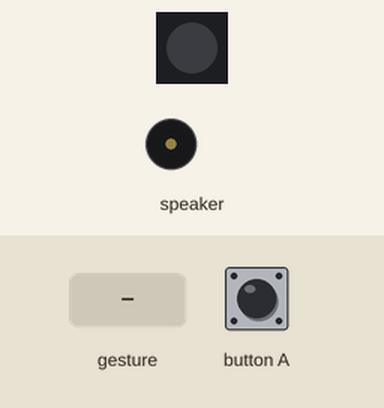
A program run on a simulated Calliope mini (MakeCode). Shown: 1 RGB LEDs in strip order, left to right, buzzer (waves = sounding). The test bench sets the inputs (shaded band). A tilt is held for 1.5 s and a shake lasts 1 s, then the board lies face up again.

Above: at 1.2 s.
1.3 s: gesture 'shake'
At 1.9 s:
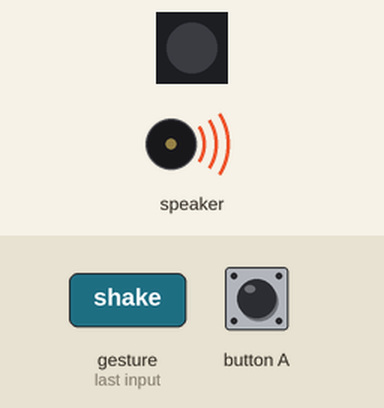
4.3 s: gesture 'shake'
7.3 s: button A pressed for 0.15 s
At 8.0 s:
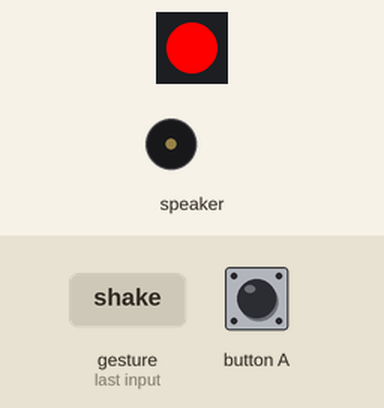
8.9 s: button A pressed for 0.15 s
At 10.1 s:
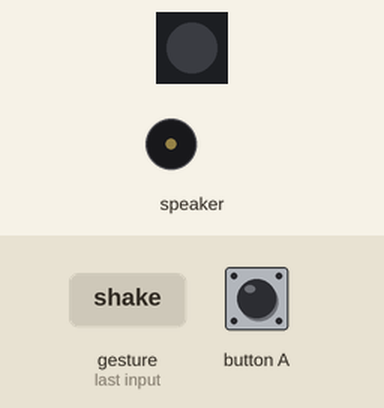
Timing chart, 0 to 11.5 s (numbered marks = the images above; inputs shaded):
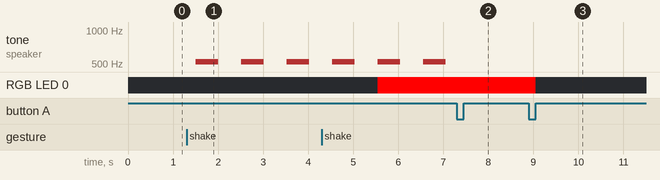

Measured:
- after the input at 1.3 s, tone on speaker: alternates 523 Hz for 0.50 s and silent for 0.51 s, starting after 0.20 s
- after the input at 7.3 s, tone on speaker: stays silent (without the input it goes to 523 Hz after 0.26 s)
- after the input at 8.9 s, RGB LED 0: RGB(255, 0, 0) → off after 0.15 s

The program:

main.ts
```typescript
input.onButtonEvent(Button.A, input.buttonEventClick(), function () {
    basic.setLedColor(0x000000)
    music.stopMelody(MelodyStopOptions.All)
})
input.onGesture(Gesture.Shake, function () {
    music.playMelody("C5 - C5 - C5 - C5 - ", 120)
    basic.setLedColor(0xff0000)
})
basic.forever(function () {

})
```

test.ts
```typescript
// Hier kann man Tests durchführen; diese Datei wird nicht kompiliert, wenn dieses Paket als Erweiterung verwendet wird.
```
